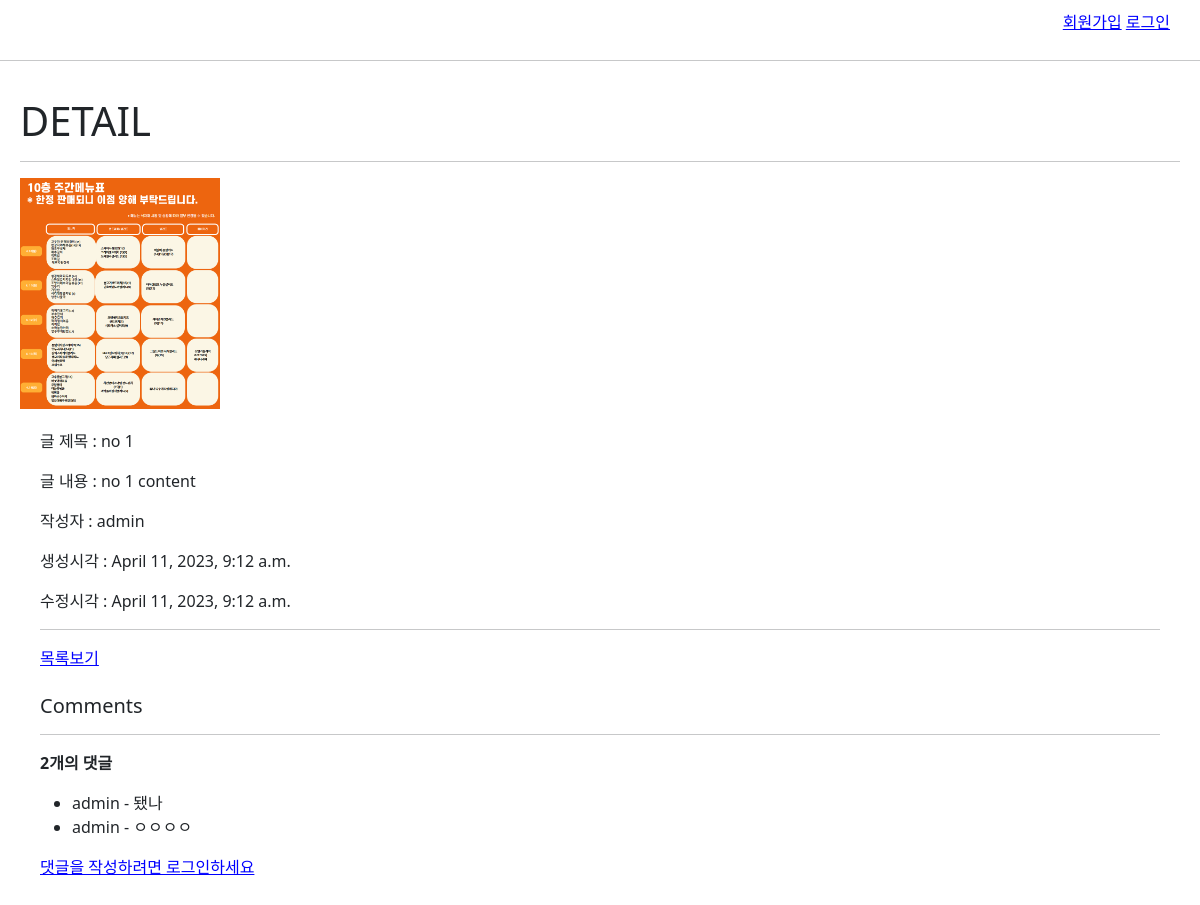
/articles/1/, run on the app's committed database.
### articles/models.py (models this page shows, shortened)
class Article(models.Model):
    user = models.ForeignKey(settings.AUTH_USER_MODEL, on_delete=models.CASCADE)
    title = models.CharField(max_length=30)
    content = models.TextField()
    image = models.ImageField(blank=True, null=True)
    created_at = models.DateTimeField(auto_now_add=True)
    updated_at = models.DateTimeField(auto_now=True)

class Comment(models.Model):
    user = models.ForeignKey(settings.AUTH_USER_MODEL, on_delete=models.CASCADE)
    article = models.ForeignKey(Article, on_delete=models.CASCADE)
    content = models.CharField(max_length=200)
    created_at = models.DateTimeField(auto_now_add=True)
    updated_at = models.DateTimeField(auto_now=True)

### accounts/models.py (models this page shows)
class User(AbstractUser):
    pass

### articles/views.py (the view)
# urls.py: path('<int:pk>/', views.detail, name='detail'),
def detail(request, pk):
    article = Article.objects.get(pk=pk)
    comment_form = CommentForm()
    comments = article.comment_set.all()
    context = {
        'article': article,
        'comment_form': comment_form,
        'comments': comments,
    }
    return render(request, 'articles/detail.html', context)

### articles/templates/articles/detail.html (shortened to what this page needs)
{% extends 'base.html' %}
{% block content %}
  <h1>DETAIL</h1>
  <hr />
  {% if article.image %}
    <img src="{{article.image.url}}" />
  {% endif %}
  <div id="article-content">
    <p>글 제목 : {{article.title}}</p>
    <p>글 내용 : {{article.content}}</p>
    <p>작성자 : {{article.user}}</p>
    <p>생성시각 : {{article.created_at}}</p>
    <p>수정시각 : {{article.updated_at}}</p>
    <hr>
    <a href="{% url 'articles:index' %}">목록보기</a>
    <br><br>
    <h5>Comments</h5>
    <hr>
    {% if comments %}
      <p><b>{{comments|length}}개의 댓글</b></p>
    {% endif %}
    <ul>
      {% for comment in comments %}
        <li>
          {{ comment.user }} - {{comment.content}}
        </li>
      {% empty %}
        <li>댓글이 없습니다 </li>
      {% endfor %}
    </ul>
    {% if request.user.is_authenticated %}
      <form action="{% url 'articles:comments_create' article.pk %}" method="POST">
        {% csrf_token %}
        {{comment_form}}
        <input type="submit" value="저장">
      </form>
    {% else %}
      <a href="{% url 'accounts:login' %}">댓글을 작성하려면 로그인하세요</a>
    {% endif %}
    </div>
{% endblock content %}

### static/base.css (style rules this page uses)
img { width: 200px; }
a { color: blue; }
#article-content { padding: 20px; }

### data on the page
Article: image (picture), title "no 1", content "no 1 content", user "admin", created_at "April 11, 2023, 9:12 a.m.", updated_at "April 11, 2023, 9:12 a.m."
Comment: user "admin", content "됐나"
Comment: user "admin", content "ㅇㅇㅇㅇ"

### other printed values
{{ comments|length }} "2"
